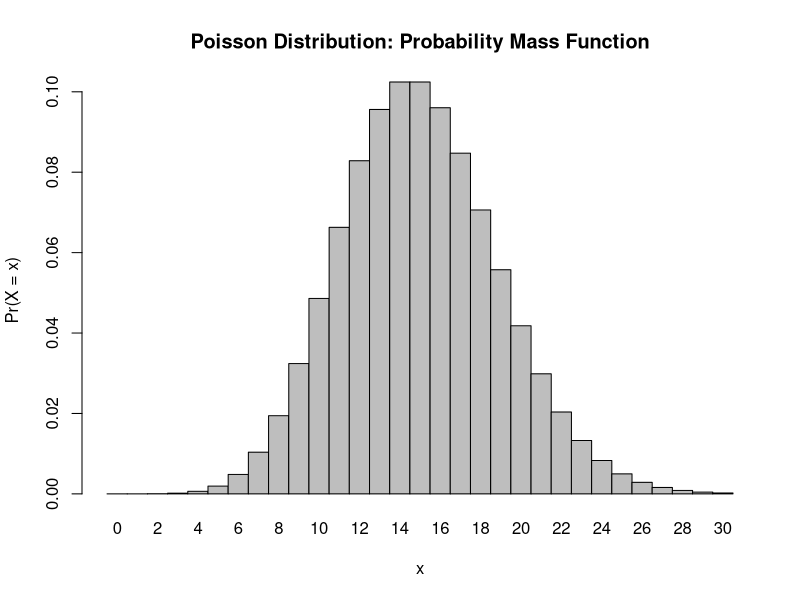
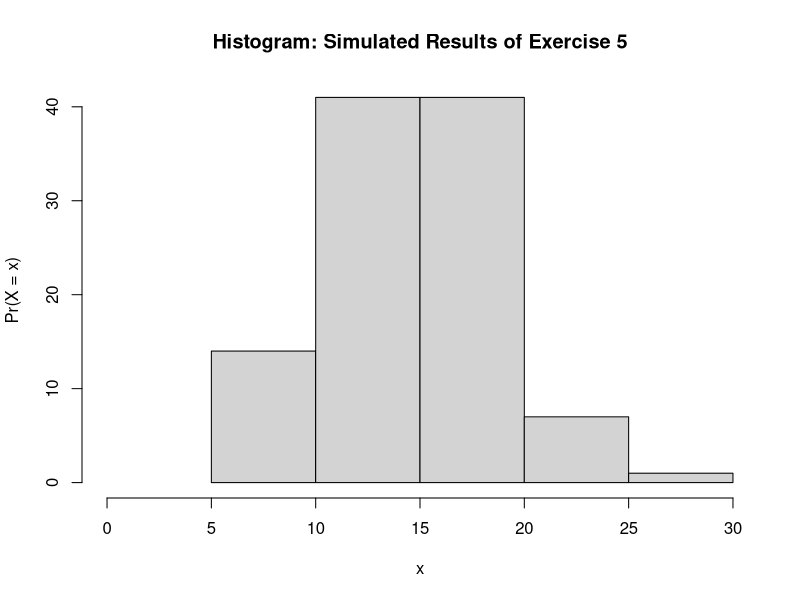

The R script that drew these images, in order:
## ---- chunk 1
x <- 8 #Considering Matteo's feedback: Initially, 8 will give you the probability that the researcher hears 8 or less calls
l = 15 # So she expects to hear on average 15 calls.
probability_result <- 1- ppois(x, lambda = l) #Matt's fb: Add 1 - because that will give me the probability that she will hear MORE than 8 calls.
probability_result
## ---- chunk 2
x <- 0 #This is the probability of her hearing 0 calls in a session.
l <- 15 #This is what she, in general, expects to hear on average.
probability_nocalls <- dpois(x = x, lambda = l)
print(probability_nocalls)

## ---- chunk 3
x <- 3:3
l <- 15
probability_3calls <- dpois(x = x, lambda = l)
print(probability_3calls)
## ---- chunk 4
x <- 0:30
l <- 15
prob_0to30 <- dpois(x = x, lambda = l)
barplot(prob_0to30, names.arg = x, space = 0, xlab = "x", ylab = "Pr(X = x)", main = "Poisson Distribution: Probability Mass Function")
## ---- chunk 5
n <- 104 #This is equal to my 104 Saturday monitoring sessions. I'm telling R to simulate 104 random results.
l <- 15

simulated_results <- rpois (n = n, lambda = l) #Matt's fb: Lambda represents the mean (and because we are in a poisson distribution, it also represents the variance). Please, don't forget lambda = l and NOT 1 haha.
print(simulated_results)
## ---- chunk 6
hist(simulated_results, xlim = c(0,30), xlab = "x", ylab = "Pr(X = x)", main = "Histogram: Simulated Results of Exercise 5")
